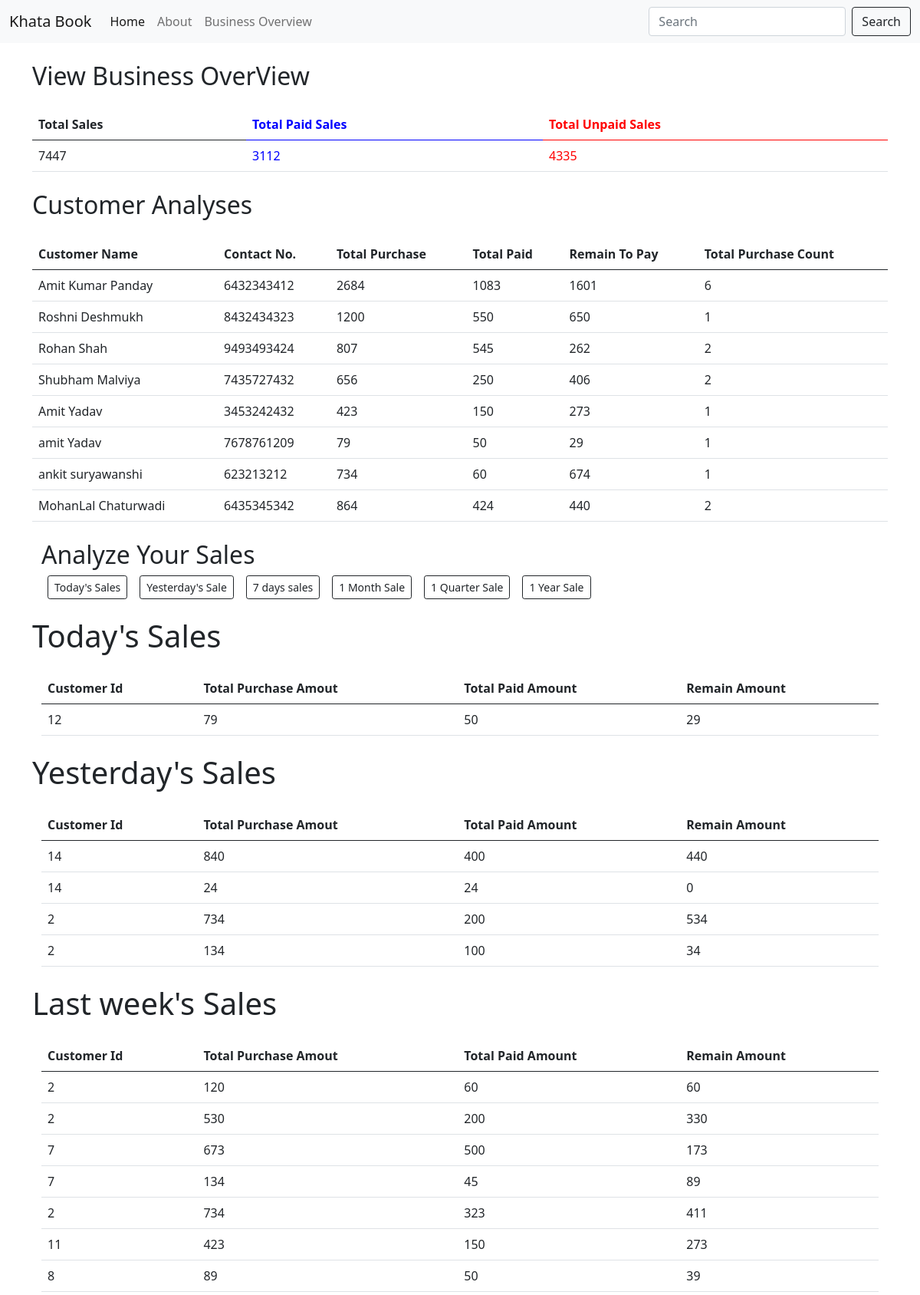
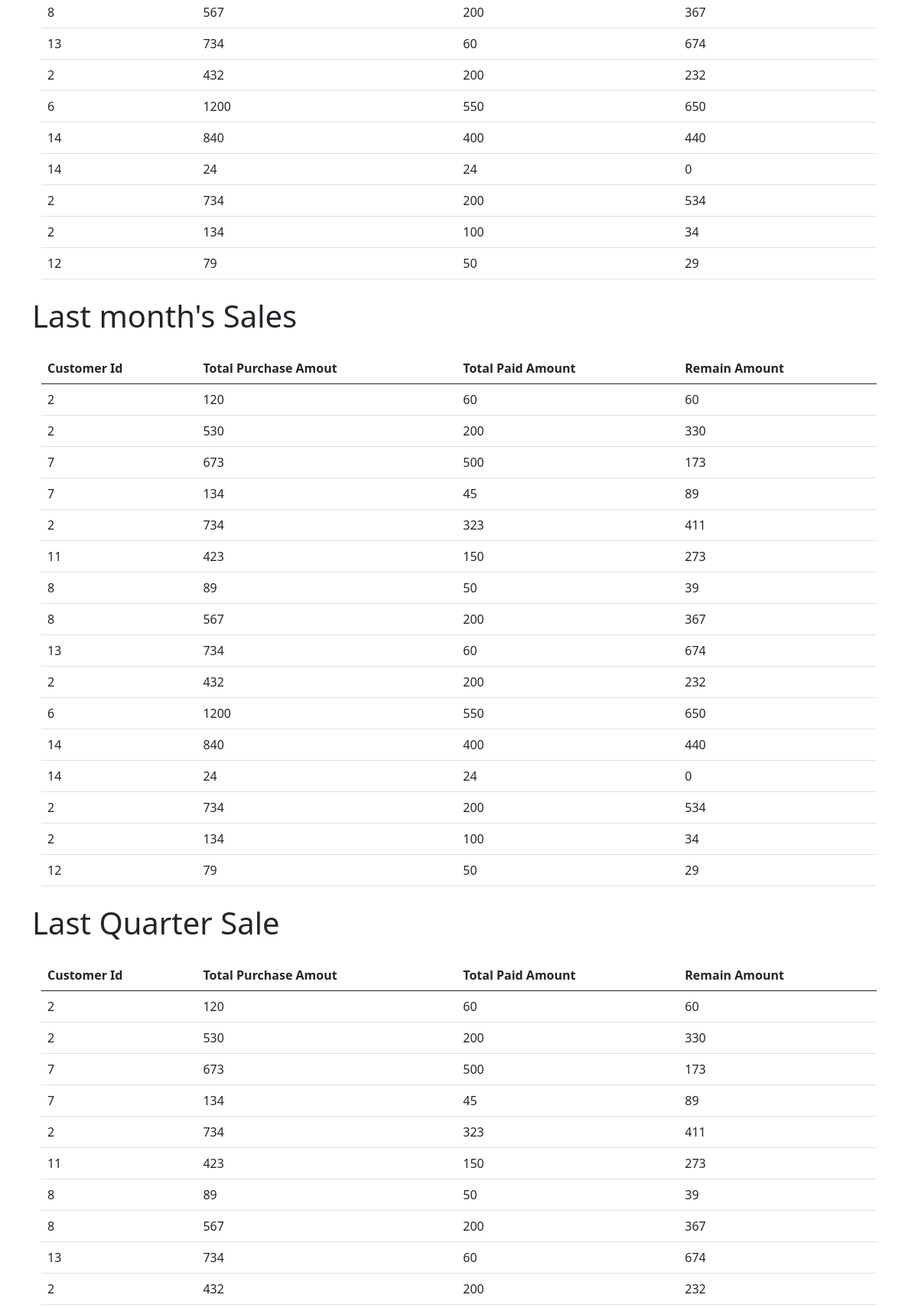
The app's page /business/overview (upper part) with its own data (2 pictures, top to bottom).
### app.py (models this page shows, shortened)
class Todo(db.Model):
    __tablename__ = 'todo'
    sno = db.Column(db.Integer, primary_key=True)
    title = db.Column(db.String(200), nullable=False)
    desc = db.Column(db.String(500), nullable=False)
    date_created = db.Column(db.DateTime, default=datetime.utcnow)
    def __repr__(self) -> str:
        return f"{self.title}"

class PurchaseDetails(db.Model):
    __tablename__ = 'purchase_details'
    id = db.Column(db.Integer, primary_key=True)
    product_name=db.Column(db.String(200), nullable=False)
    total_price = db.Column(db.Integer, nullable=False)
    paid_price = db.Column(db.Integer, nullable=False)
    remain_price = db.Column(db.Integer, nullable=False)
    customer_id = db.Column(db.Integer, db.ForeignKey('todo.sno'),
                             nullable=False)
    date_created = db.Column(db.DateTime, default=datetime.utcnow)

### app.py (the view)
@app.route('/business/overview')
def business_overview():
    total_sales = PurchaseDetails.query.with_entities(
             func.sum(PurchaseDetails.total_price)).first()
    total_sales =total_sales[0]
    paid_sales = PurchaseDetails.query.with_entities(
             func.sum(PurchaseDetails.paid_price)).first()
    paid_sales =paid_sales[0]
    remain_payment_sales =total_sales-paid_sales
    sales_detail = [total_sales, paid_sales, remain_payment_sales]
    per_customer_sale = PurchaseDetails.query.with_entities(
             func.sum(PurchaseDetails.total_price),
             func.sum(PurchaseDetails.paid_price),
             func.sum(PurchaseDetails.remain_price),
             PurchaseDetails.customer_id,
             func.count(PurchaseDetails.customer_id)
             ).group_by(PurchaseDetails.customer_id).all()
    customer_list = []
    today_sales = PurchaseDetails.query.filter(
        func.date(PurchaseDetails.date_created)==date.today()-timedelta(days=0)).all()
    yesterday_sales = PurchaseDetails.query.filter(
        func.date(PurchaseDetails.date_created)==date.today()-timedelta(days=1)).all()
    week_sales = PurchaseDetails.query.filter(
        func.date(PurchaseDetails.date_created)>date.today()-timedelta(days=7)).all()
    month_sales = PurchaseDetails.query.filter(
        func.date(PurchaseDetails.date_created)>date.today()-timedelta(days=30)).all()
    quarter_sales = PurchaseDetails.query.filter(
        func.date(PurchaseDetails.date_created)>date.today()-timedelta(days=180)).all()
    year_sales = PurchaseDetails.query.filter(
        func.date(PurchaseDetails.date_created)>date.today()-timedelta(days=365)).all()
    sales_data = [  today_sales,
                    yesterday_sales,
                    week_sales,
                    month_sales,
                    quarter_sales,
                    year_sales ]
    for customer in per_customer_sale:
        customer = list(customer)
        user = Todo.query.filter_by(sno=customer[3]).first()
        print(user)
        customer.append(user.title)
        customer.append(user.desc)
        customer_list.append(customer)
    return render_template('business.html',
                            sales_detail=sales_detail,
                            per_customer_sale=customer_list,
                            sales_data= sales_data)

### templates/business.html (shortened to what this page needs)
{% extends 'base.html' %}
{% block body %}
<div class="container my-4">
    <h2>View Business OverView</h2>
</div>
    <div class="container my-4">
      <table class="table">
        <tr>
          <th>Total Sales</th>
          <th style="color:blue;">Total Paid Sales</th>
          <th style="color:red;">Total Unpaid Sales</th>
        </tr>
        <tbody>
          <tr>
            <td>{{sales_detail[0]}}</td>
            <td style="color:blue;">{{sales_detail[1]}}</td>
            <td style="color:red;">{{sales_detail[2]}}</td>
          </tr>
        </tbody>
      </table>
    </div>
    <div class="container my-4">
      <h2>Customer Analyses</h2>
  </div>
    <div class="container my-4">
      <table class="table">
        <tr>
          <th>Customer Name</th>
          <th>Contact No.</th>
          <th>Total Purchase</th>
          <th>Total Paid</th>
          <th>Remain To Pay</th>
          <th>Total Purchase Count</th>
        </tr>
        <tbody>
          {%for customer in per_customer_sale%}
          <tr>
            <td>{{customer[5]}}</td>
            <td>{{customer[6]}}</td>
            <td>{{customer[0]}}</td>
            <td>{{customer[1]}}</td>
            <td>{{customer[2]}}</td>
            <td>{{customer[4]}}</td>
          </tr>
          {%endfor%}
        </tbody>
      </table>
    </div>
    <div class="container my-4">
      <div class="container my-3">
        <h2>Analyze Your Sales </h2>
        <a href="today" type="button" class="btn btn-outline-dark btn-sm mx-2">Today's Sales</button>
        <a href="oldest" type="button" class="btn btn-outline-dark btn-sm mx-2">Yesterday's Sale</button>
        <a href="bytitle" type="button" class="btn btn-outline-dark btn-sm mx-2">7 days sales</button>
        <a href="bydate" type="button" class="btn btn-outline-dark btn-sm mx-2">1 Month Sale</button>
        <a href="bydate" type="button" class="btn btn-outline-dark btn-sm mx-2">1 Quarter Sale</button>
        <a href="bydate" type="button" class="btn btn-outline-dark btn-sm mx-2">1 Year Sale</button>
      </div>
    </div>
    <div class="container my-4">
      {% for sales in sales_data %}
        {% if loop.index==1 %}
          <h1> Today's Sales </h1>
        {%endif%}
        {% if loop.index==2 %}
          <h1> Yesterday's Sales </h1>
        {%endif%}
        {% if loop.index==3 %}
          <h1> Last week's Sales </h1>
        {%endif%}
        {% if loop.index==4 %}
          <h1> Last month's Sales </h1>
        {%endif%}
        {% if loop.index==5 %}
          <h1> Last Quarter Sale </h1>
          {%endif%}
        <div class="container my-4">
          {% if sales|length == 0 %}
          <div class="alert alert-dark" role="alert" style="color:red";>
            No Customer Here!
          </div>
            {% else %}
          <table class="table">
            <tr>
              <th>Customer Id</th>
              <th>Total Purchase Amout</th>
              <th>Total Paid Amount</th>
              <th>Remain Amount</th>
            </tr>
            <tbody>
                {%for customer in sales%}
                <tr>
                  <td>{{customer.customer_id}}</td>
                  <td>{{customer.total_price}}</td>
                  <td>{{customer.paid_price}}</td>
                  <td>{{customer.remain_price}}</td>
                </tr>
                {%endfor%}
            </tbody>
          </table>
          {%endif%}
        </div>
      {%endfor%}
    </div>
{% endblock body %}

### records on screen
Todo: title "Amit Kumar Panday", desc "6432343412", customer "2684", customer "1083", customer "1601", customer "6"
Todo: title "Roshni Deshmukh", desc "8432434323", customer "1200", customer "550", customer "650", customer "1"
Todo: title "Rohan Shah", desc "9493493424", customer "807", customer "545", customer "262", customer "2"
Todo: title "Shubham Malviya", desc "7435727432", customer "656", customer "250", customer "406", customer "2"
Todo: title "Amit Yadav", desc "3453242432", customer "423", customer "150", customer "273", customer "1"
Todo: title "amit Yadav", desc "7678761209", customer "79", customer "50", customer "29", customer "1"
Todo: title "ankit suryawanshi", desc "623213212", customer "734", customer "60", customer "674", customer "1"
Todo: title "MohanLal Chaturwadi", desc "6435345342", customer "864", customer "424", customer "440", customer "2"
PurchaseDetails: shows "Today's Sales", customer_id "12", total_price "79", paid_price "50", remain_price "29"
PurchaseDetails: shows "Yesterday's Sales", customer_id "14", total_price "840", paid_price "400", remain_price "440"
PurchaseDetails: customer_id "14", total_price "24", paid_price "24", remain_price "0"
PurchaseDetails: customer_id "2", total_price "734", paid_price "200", remain_price "534"
PurchaseDetails: customer_id "2", total_price "134", paid_price "100", remain_price "34"
PurchaseDetails: shows "Last week's Sales", customer_id "2", total_price "120", paid_price "60", remain_price "60", shows "Last month's Sales", shows "Last Quarter Sale"
PurchaseDetails: customer_id "2", total_price "530", paid_price "200", remain_price "330"
PurchaseDetails: customer_id "7", total_price "673", paid_price "500", remain_price "173"
PurchaseDetails: customer_id "7", total_price "134", paid_price "45", remain_price "89"
PurchaseDetails: customer_id "2", total_price "734", paid_price "323", remain_price "411"
PurchaseDetails: customer_id "11", total_price "423", paid_price "150", remain_price "273"
PurchaseDetails: customer_id "8", total_price "89", paid_price "50", remain_price "39"
PurchaseDetails: customer_id "8", total_price "567", paid_price "200", remain_price "367"
PurchaseDetails: customer_id "13", total_price "734", paid_price "60", remain_price "674"
PurchaseDetails: customer_id "2", total_price "432", paid_price "200", remain_price "232"
PurchaseDetails: customer_id "6", total_price "1200", paid_price "550", remain_price "650"

### other values on screen
{{ sales_detail[0] }} "7447"
{{ sales_detail[1] }} "3112"
{{ sales_detail[2] }} "4335"
